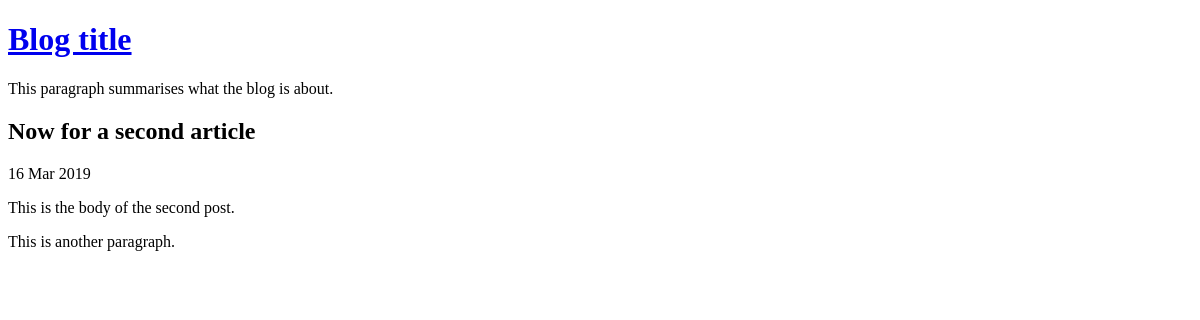
Before: /view-post.php?post_id=2 with the older database file.
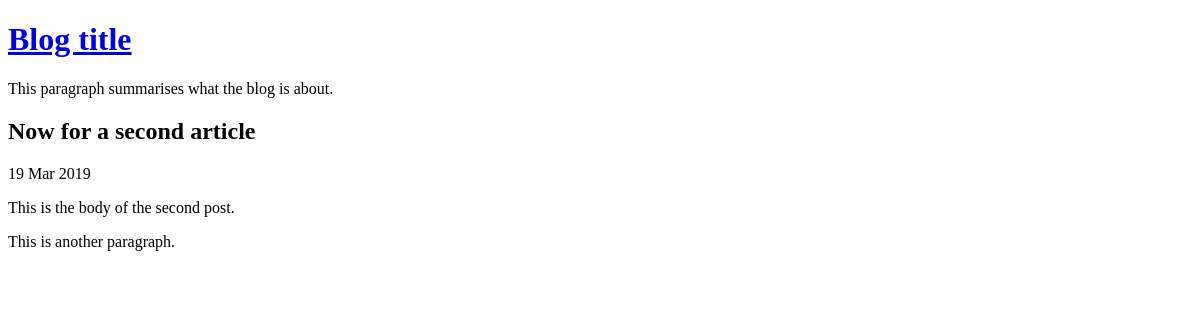
After: the same page with the newer database file.
### tables this page shows
CREATE TABLE post (
    id INTEGER PRIMARY KEY AUTOINCREMENT NOT NULL,
    title VARCHAR NOT NULL,
    body VARCHAR NOT NULL,
    user_id INTEGER NOT NULL,
    created_at VARCHAR NOT NULL,
    updated_at VARCHAR
);

### lib/common.php (called while the page is built, shortened)
<?php
function htmlEscape($html)
{
    return htmlspecialchars($html, ENT_HTML5, 'UTF-8');
}
function convertSqlDate($sqlDate)
{
    $date = DateTime::createFromFormat('Y-m-d', $sqlDate);
    return $date->format('d M Y');
}

### view-post.php (the view, shortened to what this page needs)
<?php
require_once 'lib/common.php';
if (isset($_GET['post_id']))
{
    $postId = $_GET['post_id'];
}
else
{
    $postId = 0;
}
$pdo = getPDO();
$stmt = $pdo->prepare(
    'SELECT
        title, created_at, body
    FROM
        post
    WHERE
        id = :id'
);
$result = $stmt->execute(
    array('id' => $postId, )
);
$row = $stmt->fetch(PDO::FETCH_ASSOC);
$bodyText = htmlEscape($row['body']);
$paraText = str_replace("\n", "</p><p>", $bodyText);
?>
<!DOCTYPE html>
<html>
    <head>
    </head>
    <body>
    <?php require 'templates/title.php' ?>
        <h2>
        <?php echo htmlEscape($row['title']) ?>
        </h2>
        <div>
        <?php echo convertSqlDate($row['created_at']) ?>
        </div>
        <p>
            <?php echo $paraText ?>
        </p>
    </body>
</html>

Changed rows visible on the page:
changed post "Now for a second article": created_at "16 Mar 2019" → "19 Mar 2019"
